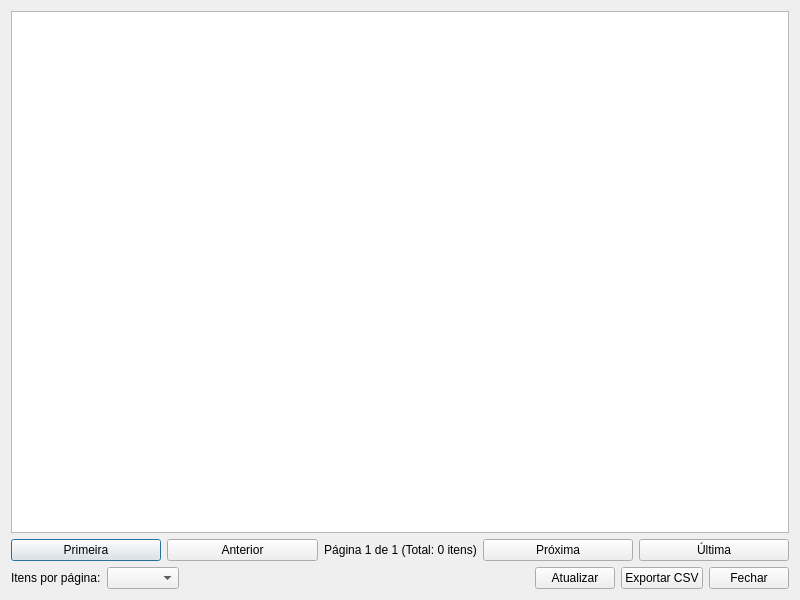
<?xml version="1.0" encoding="UTF-8"?>
<!-- Path: gui\arquivos_deletados\arquivos_deletados_dialog.ui -->
<ui version="4.0">
 <class>ArquivosDeletedDialog</class>
 <widget class="QDialog" name="ArquivosDeletedDialog">
  <property name="geometry">
   <rect>
    <x>0</x>
    <y>0</y>
    <width>800</width>
    <height>600</height>
   </rect>
  </property>
  <property name="windowTitle">
   <string>Arquivos Deletados</string>
  </property>
  <layout class="QVBoxLayout" name="verticalLayout">
   <item>
    <widget class="QTableWidget" name="filesTable">
     <property name="editTriggers">
      <set>QAbstractItemView::NoEditTriggers</set>
     </property>
     <property name="selectionBehavior">
      <enum>QAbstractItemView::SelectRows</enum>
     </property>
     <property name="sortingEnabled">
      <bool>true</bool>
     </property>
     <attribute name="horizontalHeaderStretchLastSection">
      <bool>true</bool>
     </attribute>
    </widget>
   </item>
   <item>
    <layout class="QHBoxLayout" name="horizontalLayout">
     <item>
      <widget class="QPushButton" name="firstPageButton">
       <property name="text">
        <string>Primeira</string>
       </property>
      </widget>
     </item>
     <item>
      <widget class="QPushButton" name="prevPageButton">
       <property name="text">
        <string>Anterior</string>
       </property>
      </widget>
     </item>
     <item>
      <widget class="QLabel" name="pageInfoLabel">
       <property name="text">
        <string>Página 1 de 1 (Total: 0 itens)</string>
       </property>
       <property name="alignment">
        <set>Qt::AlignCenter</set>
       </property>
      </widget>
     </item>
     <item>
      <widget class="QPushButton" name="nextPageButton">
       <property name="text">
        <string>Próxima</string>
       </property>
      </widget>
     </item>
     <item>
      <widget class="QPushButton" name="lastPageButton">
       <property name="text">
        <string>Última</string>
       </property>
      </widget>
     </item>
    </layout>
   </item>
   <item>
    <layout class="QHBoxLayout" name="horizontalLayout_2">
     <item>
      <widget class="QLabel" name="label">
       <property name="text">
        <string>Itens por página:</string>
       </property>
      </widget>
     </item>
     <item>
      <widget class="QComboBox" name="pageSizeComboBox"/>
     </item>
     <item>
      <spacer name="horizontalSpacer">
       <property name="orientation">
        <enum>Qt::Horizontal</enum>
       </property>
       <property name="sizeHint" stdset="0">
        <size>
         <width>40</width>
         <height>20</height>
        </size>
       </property>
      </spacer>
     </item>
     <item>
      <widget class="QPushButton" name="refreshButton">
       <property name="text">
        <string>Atualizar</string>
       </property>
      </widget>
     </item>
     <item>
      <widget class="QPushButton" name="exportCSVButton">
       <property name="text">
        <string>Exportar CSV</string>
       </property>
      </widget>
     </item>
     <item>
      <widget class="QPushButton" name="closeButton">
       <property name="text">
        <string>Fechar</string>
       </property>
      </widget>
     </item>
    </layout>
   </item>
  </layout>
 </widget>
 <resources/>
 <connections/>
</ui>
